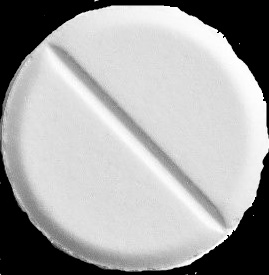
#> input picture Rotate images/pill1.jpg, 269 x 275 px
$ python basic_method.py --image '../Rotate images/pill1.jpg'
#> lines starting #> are read from the running program, lines starting #| are printed output that depends on the picture; after the words box and inside, x2 and y2 are one past the last pixel; in counts of white or black regions, pixels touching at a corner belong together
# import the necessary packages
import numpy as np
import argparse
import cv2

# construct the argument parse and parse the arguments
ap = argparse.ArgumentParser()
ap.add_argument("-i", "--image", help = "path to the image")
args = vars(ap.parse_args())

image = cv2.imread(args['image'])
#> image is the input picture: shape (275, 269, 3); min 0, max 255, mean 164.6
gray = cv2.cvtColor(image, cv2.COLOR_BGR2GRAY)

lower = np.array([0, 0, 0])
upper = np.array([20, 20, 20])
shapeMask = cv2.inRange(image, lower, upper)
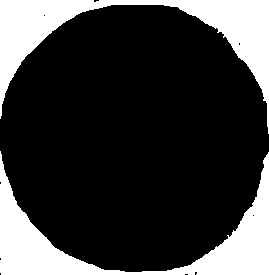
#> shapeMask: shape (275, 269); 23% white; 2 white regions


cv2.imshow("shapeMask", shapeMask)
cv2.waitKey(0)

def grab_contours(cnts):
	# if the length of the contours tuple is '2'
	if len(cnts) == 2:
		cnts = cnts[0]
	# if the length of the contours tuple is '3'
	elif len(cnts) == 3:
		cnts = cnts[1]
	else:
		raise Exception('The length of the contour must be 2 or 3.')
	return cnts

cnts = cv2.findContours(shapeMask.copy(), cv2.RETR_EXTERNAL,
	cv2.CHAIN_APPROX_SIMPLE)
#> cnts = 2 contours; box (x1, y1, x2, y2) and area: (0, 0, 269, 134) 8102, (0, 151, 269, 275) 8000
cnts = grab_contours(cnts)

for c in cnts:
	# draw the contour and show it
	cv2.drawContours(image, [c], -1, (0, 255, 0), 2)
	cv2.imshow("Image", image)
	cv2.waitKey(0)
#> this loop made 2 passes
#> pass 1, `cv2.imshow("Image", image)`:
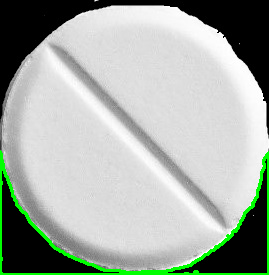
#> window 'Image': shape (275, 269, 3); mean B, G, R 163.7, 171.9, 163.7
#> pass 2, `cv2.imshow("Image", image)`:
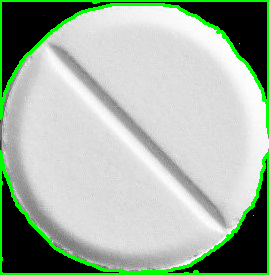
#> window 'Image': shape (275, 269, 3); mean B, G, R 162.6, 178.9, 162.6
